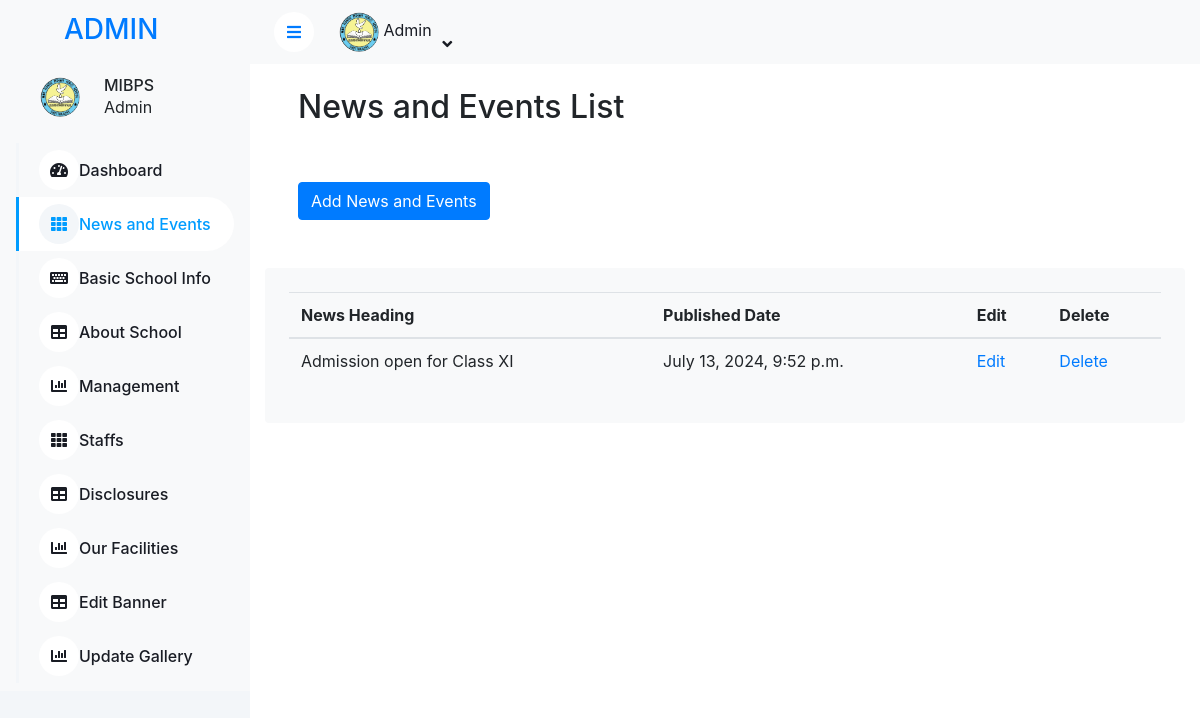
Page /news/ (signed in) on the committed database.
### Home/models.py (models this page shows, shortened)
class SchoolInfo(models.Model):
    name = models.CharField(max_length=200)
    logo = models.ImageField(upload_to='school_logos/', blank=True, null=True)
    email = models.EmailField(max_length=254, blank=True, null=True)
    total_students = models.PositiveIntegerField(blank=True, null=True)
    total_transportation_vehicles = models.PositiveIntegerField(blank=True, null=True)
    total_classrooms = models.PositiveIntegerField(blank=True, null=True)
    phone = models.CharField(max_length=100, blank=True, null=True)
    address_line1 = models.CharField(max_length=255, blank=True, null=True)
    address_line2 = models.CharField(max_length=255, blank=True, null=True)
    facebook_link = models.URLField(max_length=200, blank=True, null=True)
    youtube_link = models.URLField(max_length=200, blank=True, null=True)
    instagram_link = models.URLField(max_length=200, blank=True, null=True)

class NewsNEvents(models.Model):
    title = models.CharField(max_length=200)
    published_date = models.DateTimeField(auto_now_add=True)

### Home/views.py (the view)
# urls.py: path('news/',views.news_list,name="news_list"),
@login_required
def news_list(request):
    news = NewsNEvents.objects.all().order_by('-published_date')
    return render(request, 'admin1/news_list.html', {'news': news})

### Home/context_processors.py (called while the page is built)
def school_info(request):
    school_info = SchoolInfo.objects.first()  # Assuming there's only one entry
    return {'school_info': school_info}

### templates/admin1/news_list.html (shortened to what this page needs)
{% extends "admin1/admin_base.html" %}
{% block content %}
<!DOCTYPE html>
<html lang="en">
<head>
</head>
<body>
    <br>
    <h2 class="mx-5">News and Events List</h2>
    <a href="{% url 'add_news' %}"><button class="btn btn-primary mx-5 my-5">Add News and Events</button> </a>
    <div class="col-12">
        <div class="bg-light rounded  p-4">
            <div class="table-responsive">
                <table class="table">
                    <thead>
                        <tr>
                            <th scope="col">News Heading</th>
                            <th scope="col">Published Date</th>
                            <th scope="col">Edit</th>
                            <th scope="col">Delete</th>
                        </tr>
                    </thead>
                    <tbody>
                        {% for item in news %}
                        <tr>
                            <td>{{item.title}}</td>
                            <td>{{ item.published_date }}</td>
                            <td>
                                <a href="{% url 'edit_news' item.pk %}">Edit</a>
                            </td>
                            <td>
                                <a href="{% url 'delete_news' item.pk %}">Delete</a>
                            </td>
                        </tr>{% endfor %}
                    </tbody>
                </table>
            </div>
        </div>
    </div>
</body>
</html>
{% endblock content %}

### templates/admin1/admin_base.html (shortened to what this page needs)
{% load static %}
<head>
    <link href="https://cdnjs.cloudflare.com/ajax/libs/font-awesome/5.10.0/css/all.min.css" rel="stylesheet">
    <link href="https://cdn.jsdelivr.net/npm/bootstrap-icons@1.4.1/font/bootstrap-icons.css" rel="stylesheet">
    <link href="{% static 'lib/owlcarousel/assets/owl.carousel.min.css' %}" rel="stylesheet">
    <link href="{% static 'lib/tempusdominus/css/tempusdominus-bootstrap-4.min.css' %}" rel="stylesheet" />
    <link href="{% static 'css/bootstrap.min.css' %}" rel="stylesheet">
    <link href="{% static 'css/admin/style.css' %}" rel="stylesheet">
</head>
<div class="sidebar pe-4 pb-3">
    <nav class="navbar bg-light navbar-light">
        <a href="index.html" class="navbar-brand mx-4 mb-3">
            <h3 class="text-primary mx-4">ADMIN</h3>
        </a>
        <div class="d-flex align-items-center ms-4 mb-4">
            <div class="position-relative mx-4">
                <img class="rounded-circle" src="{{school_info.logo.url}}" alt="" style="width: 40px; height: 40px;">
            </div>
            <div class="ms-3">
                <h6 class="mb-0">MIBPS</h6>
                <span>Admin</span>
            </div>
        </div>
        <div class="navbar-nav w-100">
            <a href="{% url 'view' %}" class="nav-item nav-link {% if request.path == '/view/' %}active{% endif %}">
                <i class="fa fa-tachometer-alt me-2"></i>Dashboard
            </a>
            <a href="{% url 'news_list' %}" class="nav-item nav-link {% if request.path == '/news/' %}active{% endif %}">
                <i class="fa fa-th me-2"></i>News and Events
            </a>
            <a href="{% url 'school_info' %}" class="nav-item nav-link {% if request.path == '/school_info/' %}active{% endif %}">
                <i class="fa fa-keyboard me-2"></i>Basic School Info
            </a>
            <a href="{% url 'about_school' %}" class="nav-item nav-link {% if request.path == '/admin1/about_school/' %}active{% endif %}">
                <i class="fa fa-table me-2"></i>About School
            </a>
            <a href="{% url 'edit_management' %}" class="nav-item nav-link {% if request.path == '/admin1/edit_management/' %}active{% endif %}">
                <i class="fa fa-chart-bar me-2"></i>Management
            </a>
            <a href="{% url 'staffs_list' %}" class="nav-item nav-link {% if request.path == '/staffs_list/' %}active{% endif %}">
                <i class="fa fa-th me-2"></i>Staffs
            </a>
            <a href="{% url 'mandatory_disclosure_update' %}" class="nav-item nav-link {% if request.path == '/mandatory_disclosure_update/' %}active{% endif %}">
                <i class="fa fa-table me-2"></i>Disclosures
            </a>
            <a href="{% url 'facility_list' %}" class="nav-item nav-link {% if request.path == '/facility_list/' %}active{% endif %}">
                <i class="fa fa-chart-bar me-2"></i>Our Facilities
            </a>
            <a href="{% url 'edit_banner' %}" class="nav-item nav-link {% if request.path == '/edit_banner/' %}active{% endif %}">
                <i class="fa fa-table me-2"></i>Edit Banner
            </a>
            <a href="{% url 'update_gallery' %}" class="nav-item nav-link {% if request.path == '/update_gallery/' %}active{% endif %}">
                <i class="fa fa-chart-bar me-2"></i>Update Gallery
            </a>
        </div>
    </nav>
</div>
<div class="content">
    <nav class="navbar navbar-expand bg-light navbar-light sticky-top px-4 py-0">
        <a href="#" class="sidebar-toggler flex-shrink-0">
            <i class="fa fa-bars"></i>
        </a>
        <div class="navbar-nav align-items-center ms-auto">
            <div class="nav-item dropdown">
                <a href="#" class="nav-link dropdown-toggle" data-bs-toggle="dropdown">
                    <img class="rounded-circle me-lg-2" src="{{school_info.logo.url}}" alt="" style="width: 40px; height: 40px;">
                    <span class="d-none d-lg-inline-flex">Admin</span>
                </a>
            </div>
        </div>
    </nav>
    {% block content %}{% endblock content %}
</div>

### static/css/admin/style.css (style rules this page uses)
:root { --primary: #009CFF; --light: #F3F6F9; --dark: #191C24; }
.btn { transition: .5s; }
.btn.btn-primary { color: #FFFFFF; }
.sidebar { position: fixed; top: 0; left: 0; bottom: 0; width: 250px; height: 100vh; overflow-y: auto; background: var(--light); transition: 0.5s; z-index: 999; }
.content { margin-left: 250px; min-height: 100vh; background: #FFFFFF; transition: 0.5s; }
@media (min-width: 992px) { .sidebar { margin-left: 0; } }
@media (min-width: 992px) { .content { width: calc(100% - 250px); } }
.sidebar .navbar .navbar-nav .nav-link { padding: 7px 20px; color: var(--dark); font-weight: 500; border-left: 3px solid var(--light); border-radius: 0 30px 30px 0; outline: none; }
.sidebar .navbar .navbar-nav .nav-link:hover, .sidebar .navbar .navbar-nav .nav-link.active { color: var(--primary); background: #FFFFFF; border-color: var(--primary); }
.sidebar .navbar .navbar-nav .nav-link i { width: 40px; height: 40px; display: inline-flex; align-items: center; justify-content: center; background: #FFFFFF; border-radius: 40px; }
.sidebar .navbar .navbar-nav .nav-link:hover i, .sidebar .navbar .navbar-nav .nav-link.active i { background: var(--light); }
.content .navbar .navbar-nav .nav-link { margin-left: 25px; padding: 12px 0; color: var(--dark); outline: none; }
.content .navbar .sidebar-toggler, .content .navbar .navbar-nav .nav-link i { width: 40px; height: 40px; display: inline-flex; align-items: center; justify-content: center; background: #FFFFFF; border-radius: 40px; }
.content .navbar .dropdown-toggle::after { margin-left: 6px; vertical-align: middle; border: none; content: "\f107"; font-family: "Font Awesome 5 Free"; font-weight: 900; transition: .5s; }

### rows in the picture
SchoolInfo: logo (picture)
NewsNEvents: title "Admission open for Class XI", published_date "July 13, 2024, 9:52 p.m."
